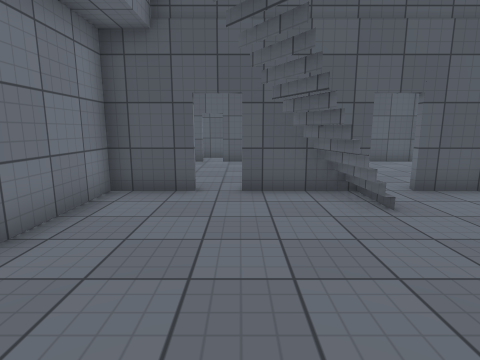
view 1 (above)

14 first-person views from a walk through a scene from a Unity 3-D project. The camera is 1.4 m above the floor, tilts 10° down and sees 80° across. The floor is counted in squares, 1 m on a side. Each view is taken from the middle of a square. On the plan, view 1 faces up. The plan holds only what a view shows up to about 14 squares ahead; the rest is blank. The place goes on beyond the plan. The player character is not drawn. Surface patterns are stand-ins for the level's own textures.

view 2
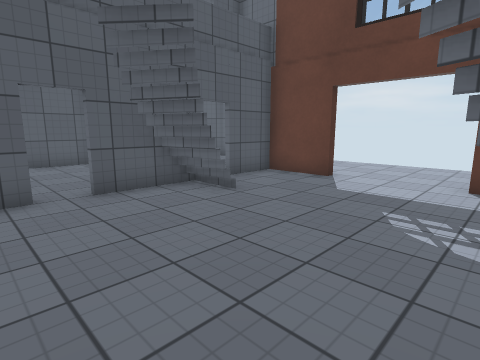

view 3
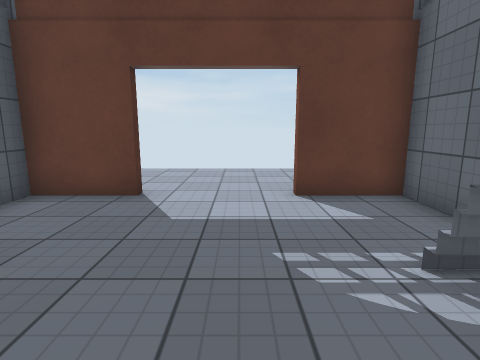

view 4
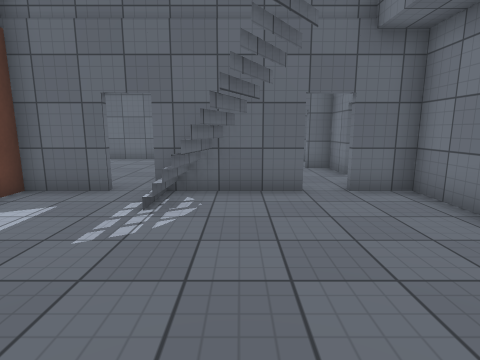

view 5
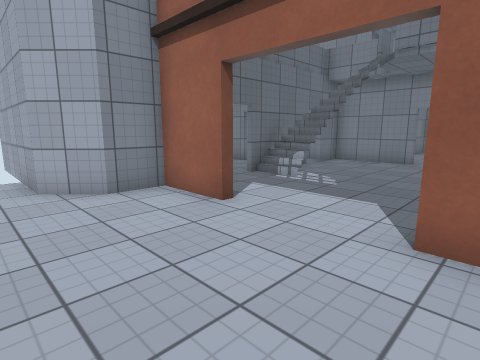

view 6
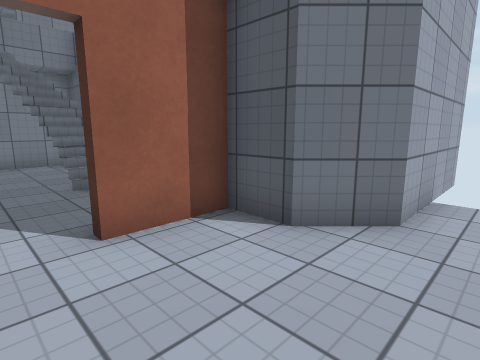

view 7
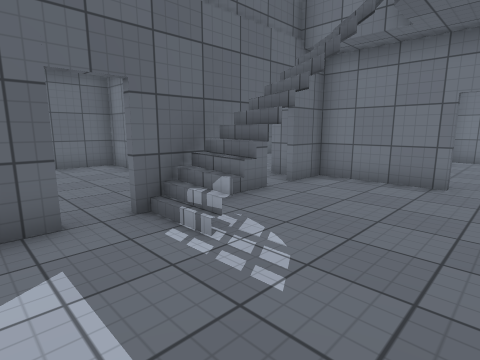

view 8
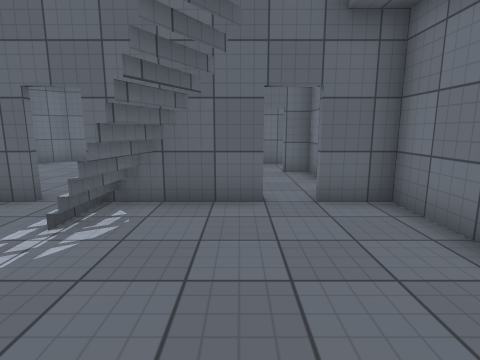

view 9
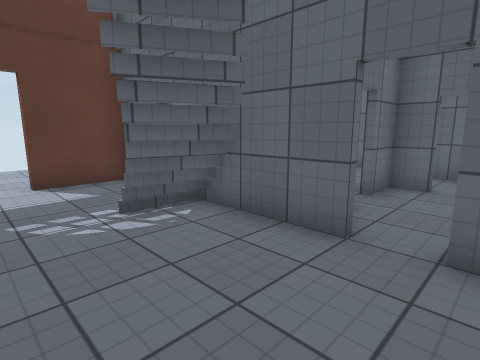

view 10
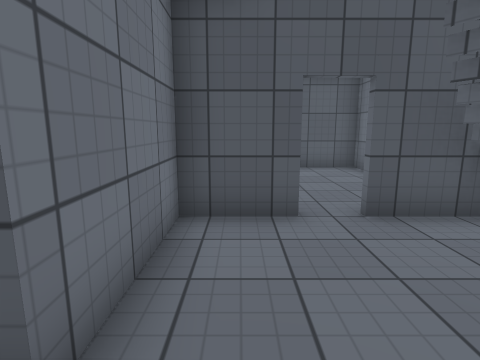

view 11
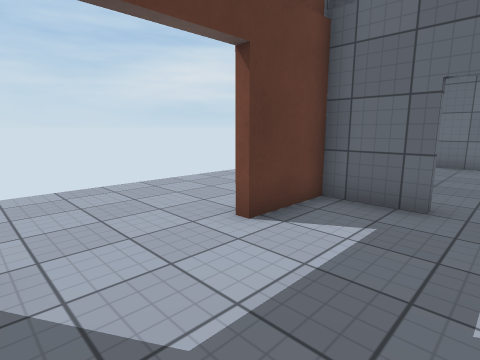

view 12
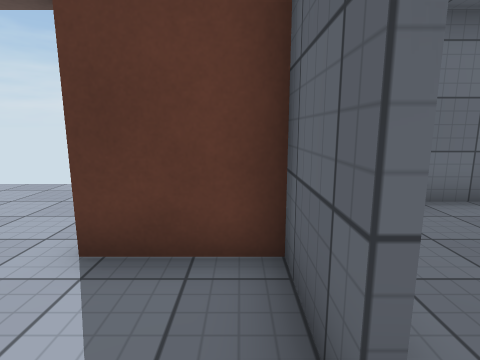

view 13
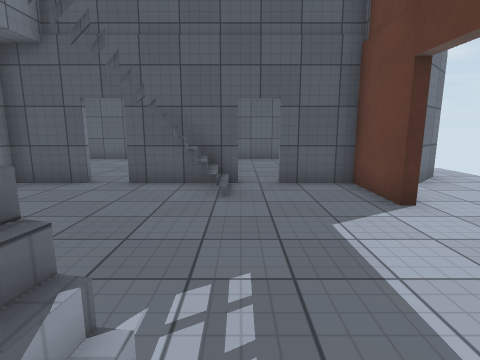

view 14
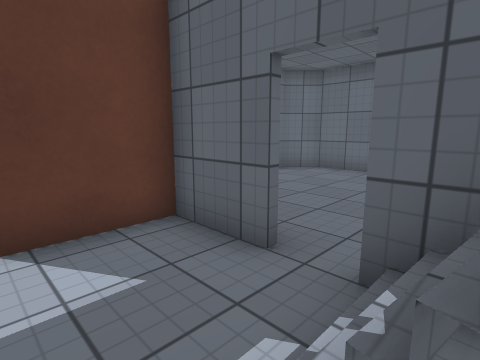

### Floor plan
Key: @ floor where view 1 was taken; # wall or solid block; x gap in a wall; . floor; O other object.
Columns run from 3 left of view 1 to 10 right of it. Each row starts with its distance up from view 1.
 11 .....  ...  #
 10 .....  ...  #
  9  ....  ..   #.
  8  ....  ..  ##.
  7 ##xx###x####..
  6 #...#O...#....
  5 #....O...#....
  4 #.............
  3 #.............
  2 #.............
  1 #.............
  0 #..@.O...#....
 -1 #...#O...#....
 -2 ##.###xx####..
 -3  #.##......##.
 -4  #.##.......#
 -5  #.# .......#
 -6  #.# ...... #
 -7  #.# ......#
 -8  ### ......#

Positions as (right, up) in squares from view 1, and headings:
1: (0, 0), facing up
2: (-2, 0), facing up-right
3: (0, 2), facing right
4: (1, 5), facing down
5: (10, 5), facing down-left
6: (10, 3), facing up-left
7: (5, 3), facing down-left
8: (0, 4), facing down
9: (-2, 2), facing down-right
10: (-2, 2), facing up
11: (3, 4), facing down-right
12: (3, -1), facing right
13: (3, -1), facing up
14: (2, 1), facing down-right
